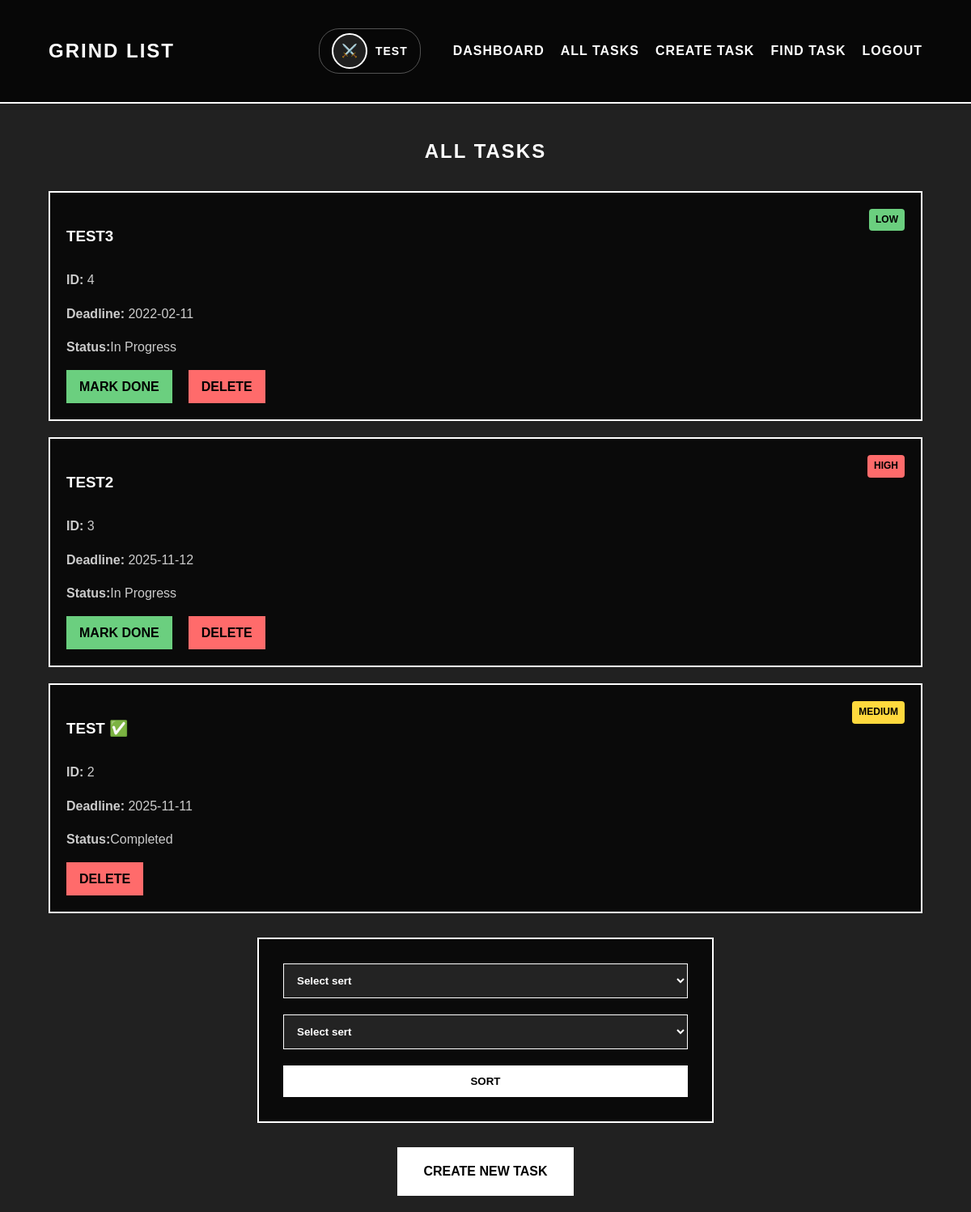
Screenshot of /task/tasks (signed in) with the database file from the repository.
### app/models/task.py (models this page shows, shortened)
class Task(db.Model):
    id = db.Column(db.Integer, primary_key=True)
    title = db.Column(db.String(200), nullable=False)
    priority = db.Column(db.String(10), nullable=False)
    deadline = db.Column(db.DateTime, default=datetime.now)
    is_done = db.Column(db.Boolean, default=False)
    user_id = db.Column(db.Integer, db.ForeignKey('user.id'), nullable=False)

### app/routes/task.py (the view, shortened to what this page needs)
@task.route('/tasks', methods=['GET', 'POST'])
def tasks_page():
    if 'user_id' not in session:
        flash('Сначала войдите в систему', 'error')
        return redirect(url_for('main.home'))
    if request.method == 'POST':
        sort_by = request.form.get('sort_by').lower()
        test = request.form.get('test').lower()
    else:
        sort_by = 'newest'
        test = 'desc'
    query = Task.query.filter_by(user_id=session['user_id'])
    print(f"'{test}'")
    if test=='desc':
        if sort_by == 'priority':
            priority_order = case(
                (Task.priority == 'high', 1),
                (Task.priority == 'medium', 2),
                (Task.priority == 'low', 3),
            )
            tasks = query.order_by(priority_order, Task.id.desc()).all()
        elif sort_by == 'deadline':
            tasks = query.order_by(Task.deadline.asc().nulls_last(), Task.id.desc()).all()
        elif sort_by == 'status':
            tasks = query.order_by(Task.is_done.asc(), Task.id.desc()).all()
        else:
            tasks = query.order_by(Task.id.desc()).all()
        return render_template('main/tasks.html', tasks=tasks, current_sort=sort_by)

### app/templates/main/tasks.html (shortened to what this page needs)
{% extends "main/base_dashboard.html" %}
{% block content %}
<section class="tasks-section">
    <h1 style="color: #fff; text-align: center; text-transform: uppercase; letter-spacing: 2px; margin-bottom: 30px;">
        ALL TASKS
    </h1>
    <div class="task-list">
        {% if tasks %}
            {% for task in tasks %}
                <div id="task_{{task.id}}" class="task-card">
                    <div style="display: flex; justify-content: space-between; align-items: start;">
                        <h3 class="done_h" > {{ task.title }}{% if task.is_done %} ✅{% endif %}</h3>
                        <span class="priority-badge {{ task.priority }}">{{ task.priority.upper() }}</span>
                    </div>
                    <p><strong>ID:</strong> {{ task.id }}</p>
                    <p><strong>Deadline:</strong> {{ task.deadline.strftime('%Y-%m-%d') if task.deadline else 'Not set' }}</p>
                    <p class="done_p"><strong>Status:</strong>{% if task.is_done %}Completed{% else %}In Progress{% endif %}</p>
                    <div class="task-actions">
                        {% if not task.is_done %}
                        <a href="{{ url_for('task.mark_task_done_page', task_id=task.id) }}" class="task-btn done-btn">Mark Done</a>
                        {% endif %}
                        <a href="{{ url_for('task.delete_task_page', task_id=task.id) }}" class="task-btn delete-btn" onclick="return confirm('Are you sure you want to delete this task?')">Delete</a>
                    </div>
                </div>
            {% endfor %}
        {% else %}
            <p style="color: #fff; text-align: center;">No tasks found. Create your first task!</p>
        {% endif %}
    </div>
    <form class="task-form" method="POST" action="{{ url_for('task.tasks_page') }}">
        <select name="sort_by" required>
            <option value="">Select sert</option>
        </select>
        <select name="test" selected="Acs">
            <option value="">Select sert</option>
        </select>
        <button type="submit">Sort</button>
    </form>
    <div style="text-align: center; margin-top: 30px;">
        <a href="{{ url_for('task.create_task_page') }}" class="create-btn">Create New Task</a>
        </div>
</section>
{% endblock %}

### app/templates/main/base_dashboard.html (shortened to what this page needs)
<!DOCTYPE html>
<html lang="ru">
<head>
    <link rel="stylesheet" href="{{ url_for('static', filename='style.css') }}">
</head>
<body>
    <nav class="navbar">
        <div class="container">
            <a href="{{ url_for('main.dashboard') }}" class="logo">GRIND LIST</a>
            <div class="nav-links">
                <div class="user-info">
                    {% if session.avatar %}
                        <img src="{{ url_for('static', filename=session.avatar) }}" alt="Avatar" class="user-avatar">
                    {% else %}
                        <div class="user-avatar-default">⚔️</div>
                    {% endif %}
                    <span class="username">{{ session.username }}</span>
                </div>
                <a href="{{ url_for('main.dashboard') }}">DASHBOARD</a>
                <a href="{{ url_for('task.tasks_page') }}">ALL TASKS</a>
                <a href="{{ url_for('task.create_task_page') }}">CREATE TASK</a>
                <a href="{{ url_for('task.task_by_id_page') }}">FIND TASK</a>
                <a href="{{ url_for('user.logout') }}">LOGOUT</a>
            </div>
        </div>
    </nav>
    <main class="container">
        {% block content %}{% endblock %}
    </main>
</body>
</html>

### app/static/style.css (style rules this page uses)
body { font-family: 'Arial Black', 'Arial', sans-serif; line-height: 1.6; color: #000; margin: 0; padding: 0; background-color: rgba(0, 0, 0, 0.87); background-size: cover; background-attachment: fixed; min-height: 100vh; }
.container { width: 90%; max-width: 1200px; margin: 0 auto; padding: 20px; }
.navbar { background: rgba(0,0,0,0.8); border-bottom: 2px solid #fff; padding: 15px 0; }
.navbar .container { display: flex; justify-content: space-between; align-items: center; }
.logo { font-size: 24px; font-weight: bold; color: #fff; text-decoration: none; text-transform: uppercase; letter-spacing: 2px; }
.nav-links { display: flex; align-items: center; }
.nav-links a { margin-left: 20px; color: #fff; text-decoration: none; font-weight: bold; text-transform: uppercase; letter-spacing: 1px; position: relative; transition: all 0.3s ease; }
.nav-links a::after { content: ''; position: absolute; width: 0; height: 2px; bottom: -5px; left: 0; background-color: #fff; transition: width 0.3s; }
.user-info { display: flex; align-items: center; margin-right: 20px; padding: 5px 15px; border: 1px solid rgba(255,255,255,0.3); border-radius: 25px; }
.user-avatar, .user-avatar-default { width: 40px; height: 40px; border-radius: 50%; border: 2px solid #fff; margin-right: 10px; display: flex; align-items: center; justify-content: center; font-size: 16px; background: rgba(255,255,255,0.1); background-size: cover; background-position: center; }
.username { color: #fff; font-weight: bold; text-transform: uppercase; letter-spacing: 1px; font-size: 14px; }
.task-list { display: grid; gap: 20px; margin-top: 30px; }
.task-card { background: rgba(0,0,0,0.7); border: 2px solid #fff; padding: 20px; color: #fff; transition: all 0.3s ease; }
.task-card h3 { margin-bottom: 10px; text-transform: uppercase; color: #fff; }
.task-card p { color: #ccc; margin-bottom: 15px; }
.task-btn { background: #fff; color: #000; border: none; padding: 10px 20px; cursor: pointer; font-weight: bold; text-transform: uppercase; transition: all 0.3s; margin-right: 10px; }
.create-btn { display: inline-block; background: #fff; color: #000; padding: 15px 30px; text-decoration: none; font-weight: bold; text-transform: uppercase; transition: all 0.3s; border: 2px solid #fff; }
.task-form, .search-form { max-width: 500px; margin: 30px auto; background: rgba(0,0,0,0.7); padding: 30px; border: 2px solid #fff; }
.task-form input, .task-form select, .task-form textarea, .search-form input { width: 100%; padding: 12px; margin-bottom: 20px; border: 1px solid #fff; background: rgba(255,255,255,0.1); color: #fff; font-weight: bold; transition: all 0.3s ease; }
.task-form button, .search-form button { width: 100%; padding: 12px; background: #fff; color: #000; border: none; font-weight: bold; text-transform: uppercase; cursor: pointer; transition: all 0.3s; }
.priority-badge { padding: 4px 8px; border-radius: 4px; font-size: 12px; font-weight: bold; text-transform: uppercase; }
.priority-badge.high { background: #ff6b6b; color: #000; }
.priority-badge.medium { background: #ffd93d; color: #000; }
.priority-badge.low { background: #6bcf7f; color: #000; }
.task-actions { display: flex; gap: 10px; margin-top: 15px; flex-wrap: wrap; }
.done-btn { background: #6bcf7f !important; text-decoration: none; padding: 8px 16px; }
.delete-btn { background: #ff6b6b !important; text-decoration: none; padding: 8px 16px; }

### rows the page displays
Task: username "TEST", title "TEST", priority "MEDIUM", id "2", deadline "2025-11-11", is_done "Completed"
Task: title "TEST3", priority "LOW", id "4", deadline "2022-02-11", is_done "In Progress"
Task: title "TEST2", priority "HIGH", id "3", deadline "2025-11-12", is_done "In Progress"
